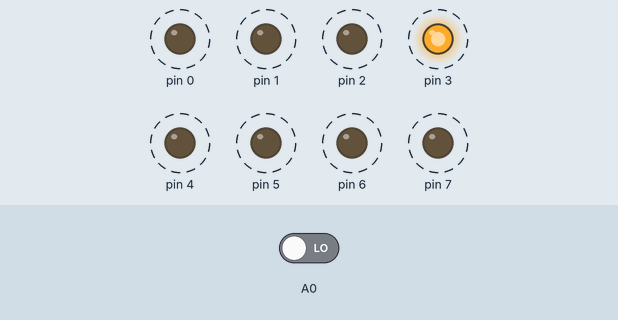
This sketch was run on a simulated Arduino Uno, built with avr-gcc and run on an emulated ATmega328P. On the bench: output pins drawn as LEDs (lit = HIGH). Dashed ring = blinking. The inputs (shaded band) are chosen by the test bench; at power-on: A0 LOW.

Above: at 2.5 s.
4.1 s: A0 driven HIGH
At 4.3 s:
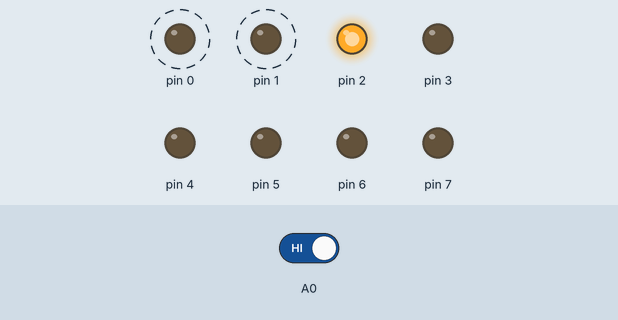
At 6.0 s:
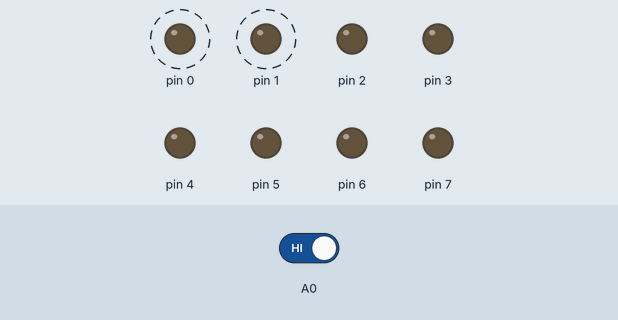
6.3 s: A0 driven LOW
At 6.4 s:
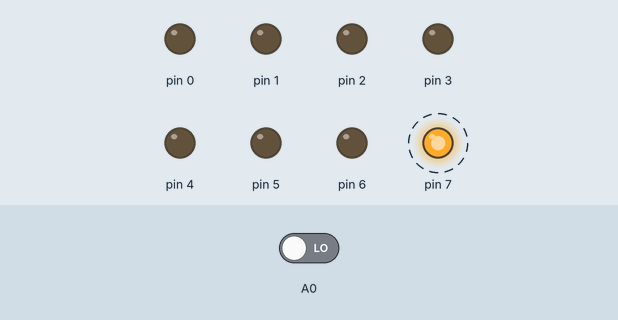
Timing chart, 0 to 15.8 s (numbered marks = the images above; inputs shaded):
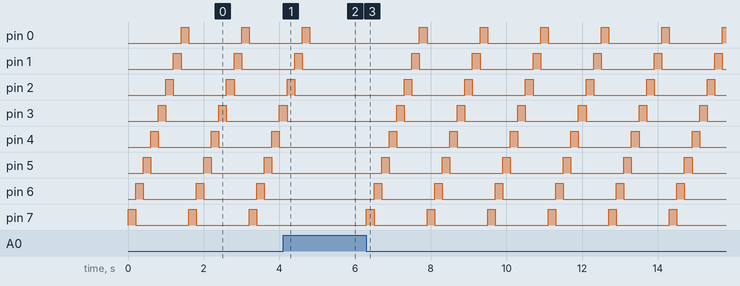

Measured:
- after the input at 4.1 s, pin 2: goes on until 4.4 s, then stays LOW; pin 3: goes on until 4.2 s, then stays LOW; pin 4: stays LOW (without the input it goes to HIGH after 1.3 s); pin 5: stays LOW (without the input it goes to HIGH after 1.1 s); pin 6: stays LOW (without the input it goes to HIGH after 0.90 s)
- after the input at 6.3 s, pin 0: alternates HIGH for 0.20 s and LOW for 1.4 s, starting after 1.4 s; pin 1: alternates HIGH for 0.20 s and LOW for 1.4 s, starting after 1.2 s
- by itself, pin 0–7: alternates HIGH for 0.20 s and LOW for 1.4 s

The sketch:

dancinglight2.ino
```cpp
#define key1  digitalRead(A0)

void setup() {
  pinMode(A0, INPUT);
  for (int i = 0; i <= 7; i++) {
    pinMode(i, OUTPUT);
  }
}

void loop() {
  int i, a;
  int dancinglight[8][8] = {
   {0,0,0,0,0,0,0,1},
   {0,0,0,0,0,0,1,0},
   {0,0,0,0,0,1,0,0},
   {0,0,0,0,1,0,0,0},
   {0,0,0,1,0,0,0,0},
   {0,0,1,0,0,0,0,0},
   {0,1,0,0,0,0,0,0},
   {1,0,0,0,0,0,0,0},
  };
  for (i = 0; i <= 7; i++)
  {
    digitalWrite(i, 0);
  }
  if (key1 == 0) {
    for (a = 0; a <= 7; a++) {
      for (i = 0; i <= 7; i++) {
        digitalWrite(i, dancinglight[a][i]);
      }
      delay(200);
    }
  }
}
```
